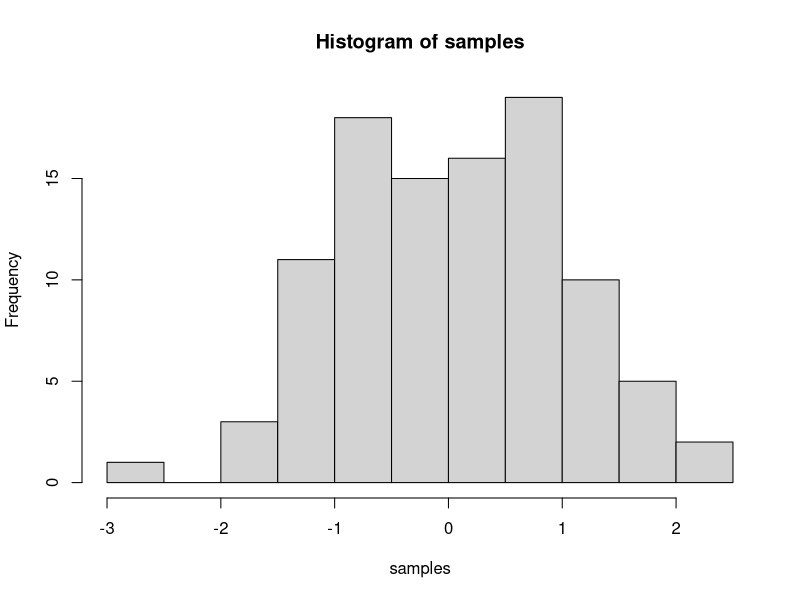
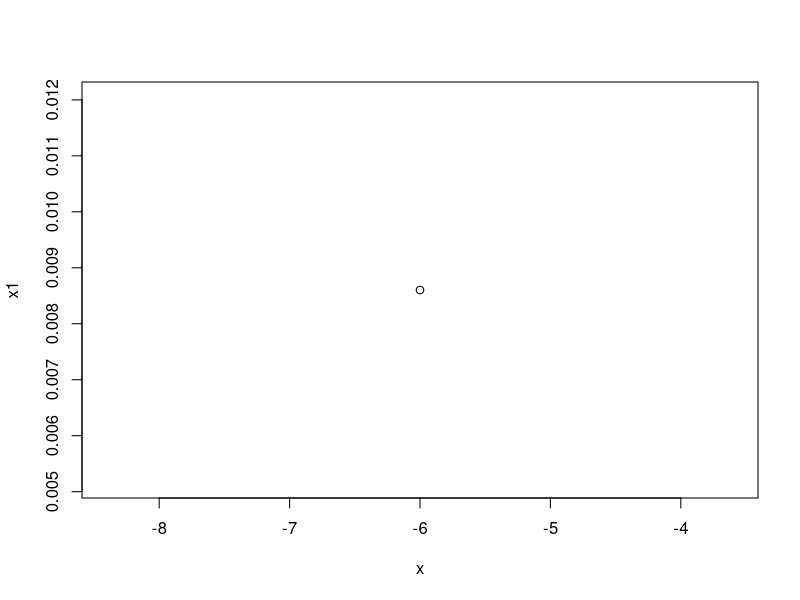
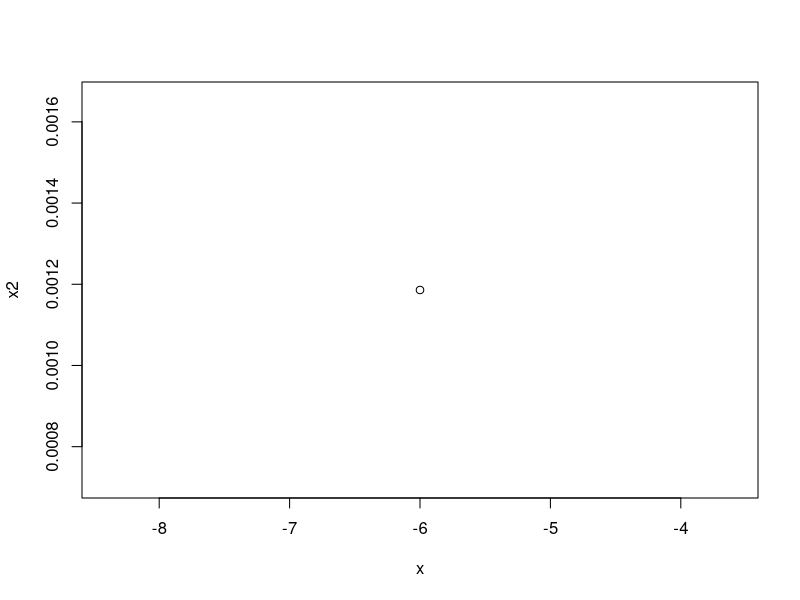
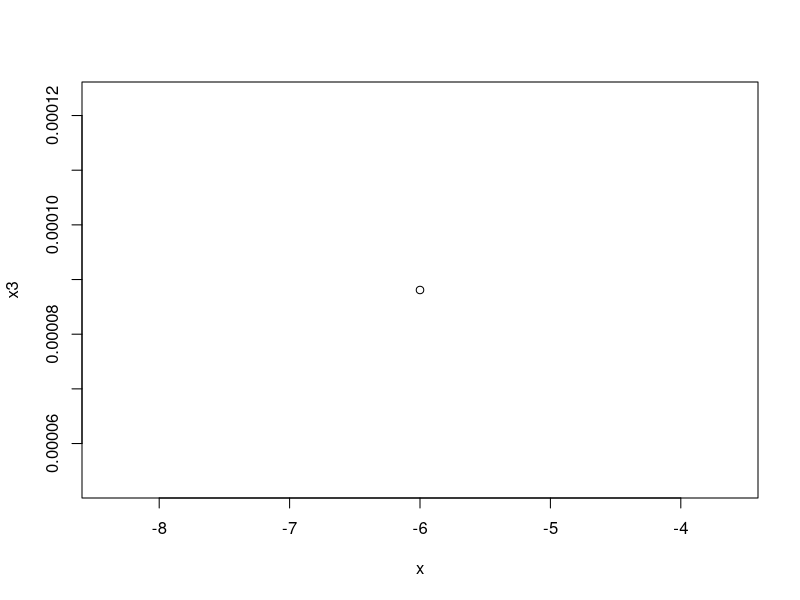
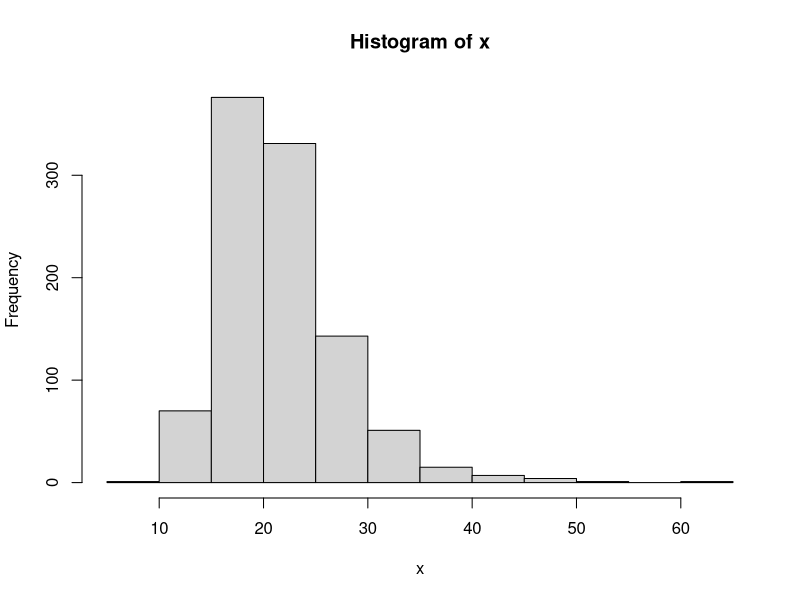

R code for these plots, in order:
#q1
n=100
df=n-1
samples=rt(n,df)
hist(samples)

#q2
n=100
df=c(2,10,25)
rchisq(n,df[1])
rchisq(n,df[2])
rchisq(n,df[3])

#q3
x=seq(-6, 6, 100)
df=c(1,4,10,30)
x1=dt(x,df[1])
x2=dt(x,df[2])
x3=dt(x,df[3])
x4=dt(x,df[4])
plot(x,x1)
plot(x,x2)
plot(x,x3)
lines(x,x1)
lines(x,x2)
lines(x,x3)

#q4a
qf(0.95,df1=10,df2=20)
#b
x=1.5
v1=10
v2=20
pf(1.5,10,20)
pf(1.5,10,20, lower.tail=FALSE)

#c
q=c(0.25,0.5,0.75,0.999)
v1=10
v2=20
qf(q[1],df1=v1,df2=v2,lower.tail=TRUE)
qf(q[2],df1=v1,df2=v2,lower.tail=TRUE)
qf(q[3],df1=v1,df2=v2,lower.tail=TRUE)
qf(q[4],df1=v1,df2=v2,lower.tail=TRUE)
#d
x=rt(1000,10,20)
hist(x)